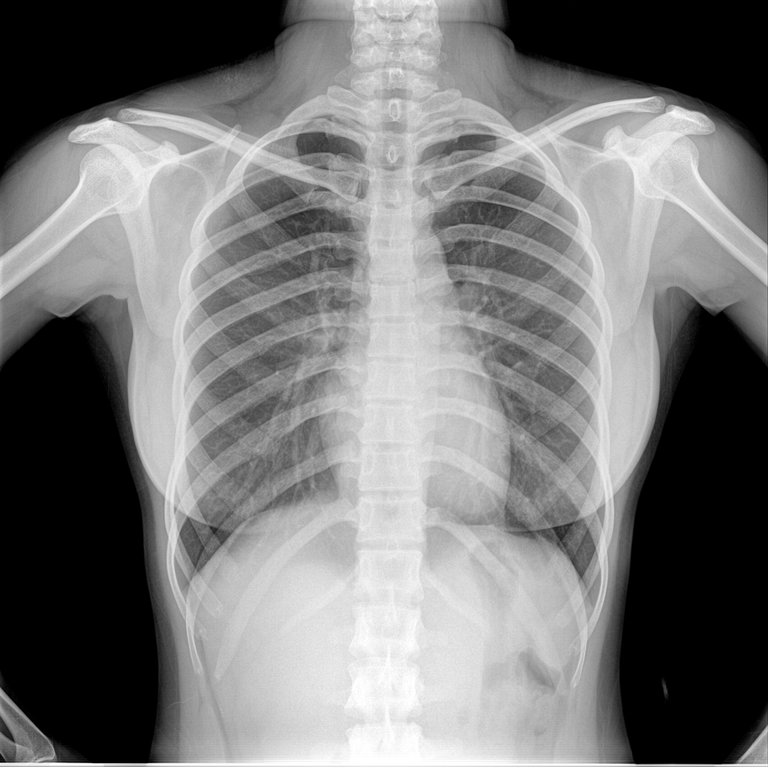
#> input picture images/xray.jpg, 768 x 768 px
$ python main.py
#> lines starting #> are read from the running program, lines starting #| are printed output that depends on the picture
#> in main, image is the input picture: PIL image 768x768 L; min 0, max 255, mean 120
import numpy as np
import matplotlib.pyplot as plt
import os
from PIL import Image

# Tạo thư mục lưu kết quả nếu chưa có
if not os.path.exists('output'):
    os.makedirs('output')


def negative_image(image):
    """
    Tạo ảnh âm tính bằng công thức:
    negative_image = 255 - original_image
    """
    return 255 - image
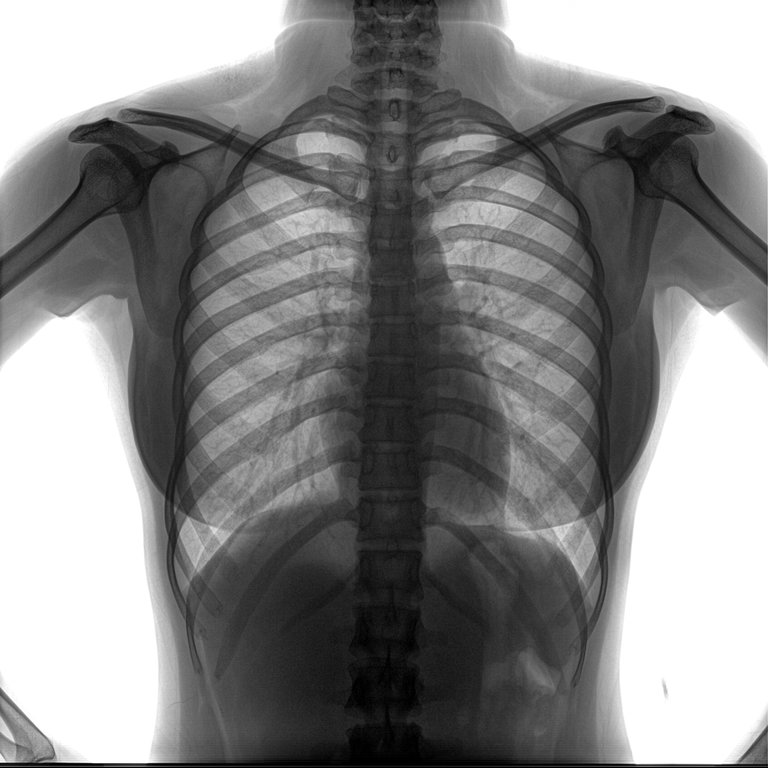
#> returned value: shape (768, 768); min 0, max 255, mean 135


def increase_contrast(image, alpha=2.0, beta=0):
    """
    Tăng độ tương phản sử dụng công thức tuyến tính:
    new_image = alpha * old_image + beta
    Trong đó:
    - alpha là hệ số tăng cường độ tương phản (mặc định là 2.0)
    - beta là độ dịch (mặc định là 0, không thay đổi độ sáng)
    """
#> called with alpha = 2, beta = 0
    contrast_image = alpha * image + beta  # Tăng cường độ tương phản
    # Giới hạn giá trị pixel từ 0 đến 255
    contrast_image = np.clip(contrast_image, 0, 255).astype(np.uint8)
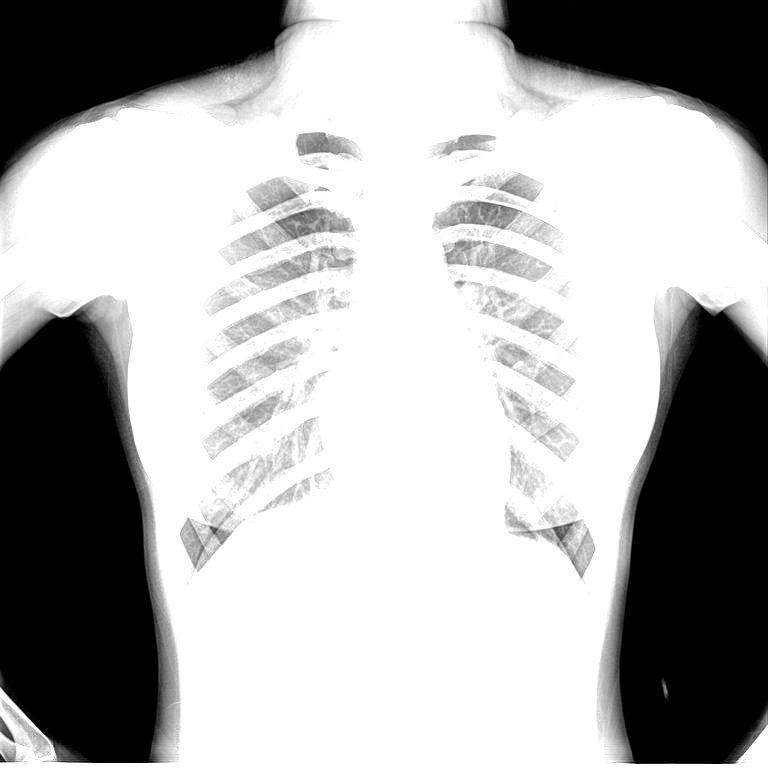
#> contrast_image: shape (768, 768); min 0, max 255, mean 174.5
    return contrast_image


def log_transform(image):
    """
    Biến đổi log sử dụng công thức:
    new_image = c * log(1 + old_image)
    Trong đó:
    - c là hằng số tỉ lệ, c = 255 / log(1 + max(old_image))
    """
    c = 255 / np.log(1 + np.max(image))  # Tính hằng số c dựa trên giá trị lớn nhất của ảnh
#> c = 45.99
    log_image = c * np.log(1 + image)  # Biến đổi log
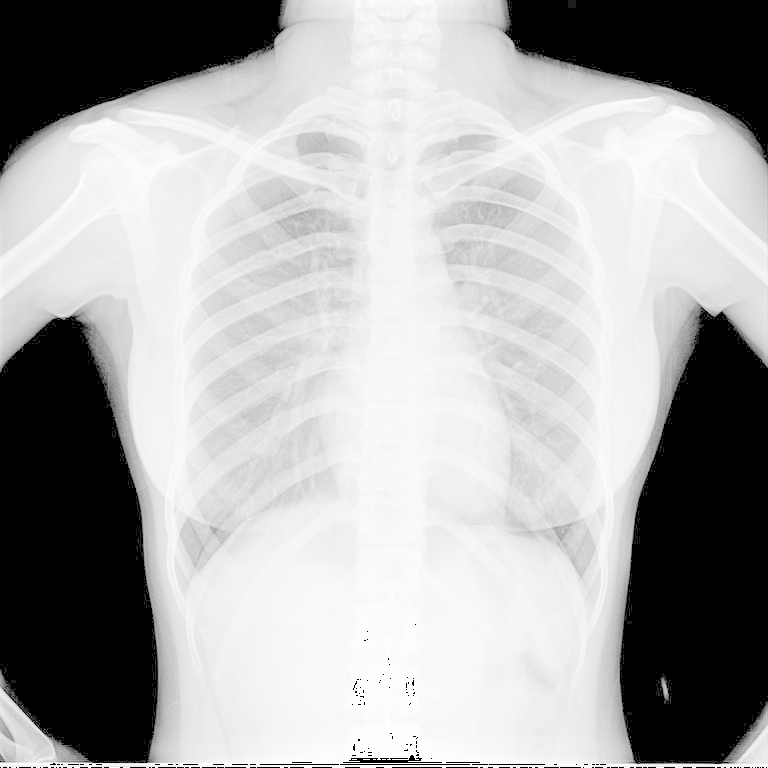
#> log_image: shape (768, 768) float16; 0.25% of the values are NaN or infinite; the others: min 0, max 255, mean 170.1; drawn with min black, max white, NaN and infinite black
    return np.array(log_image, dtype=np.uint8)  # Trả về ảnh sau khi biến đổi


def histogram_equalization(image):
    """
    Cân bằng Histogram bằng công thức thủ công:
    1. Tính histogram của ảnh gốc.
    2. Tính hàm phân phối tích lũy (CDF).
    3. Chuẩn hóa CDF và ánh xạ lại các pixel theo CDF.
    """
    # Tính histogram
    hist, bins = np.histogram(image.flatten(), 256, [0, 256])
#> hist = 256 values, max 151838 at index 0, min 233 at index 15, mean 2304; bins = 257 values from 0 to 256
    # Tính hàm phân phối tích lũy (CDF)
    cdf = hist.cumsum()
#> cdf = 256 values from 151838 to 589824
    # Chuẩn hóa CDF
    cdf_normalized = cdf * 255 / cdf[-1]
#> cdf_normalized = 256 values from 65.64 to 255
    # Ánh xạ các giá trị pixel dựa trên CDF đã chuẩn hóa
    equalized_image = cdf_normalized[image.flatten()].reshape(image.shape).astype(np.uint8)
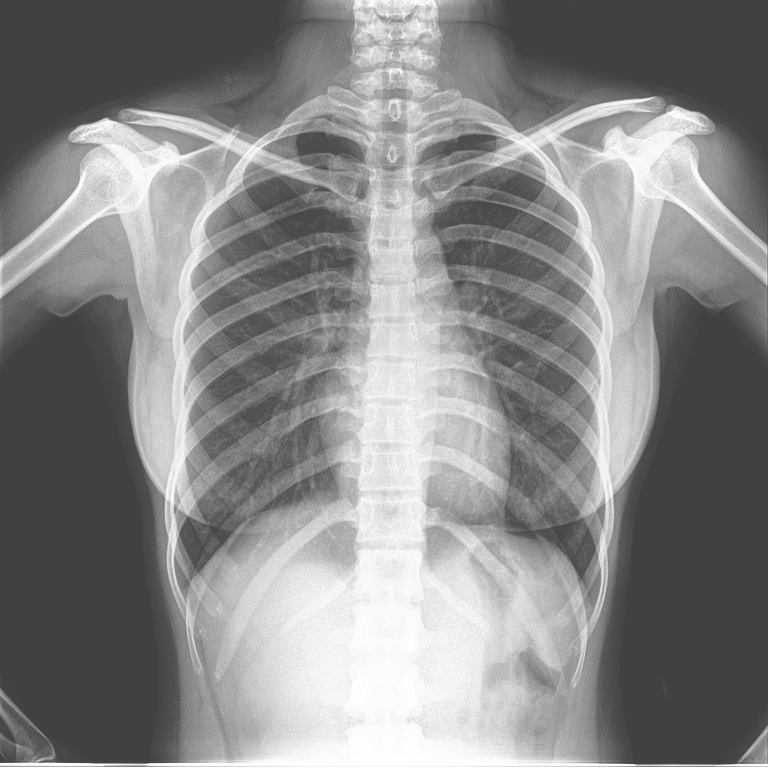
#> equalized_image: shape (768, 768); min 65, max 255, mean 135.8
    return equalized_image


def display_images(original, negative, contrast, log, histogram):
    """
    Hiển thị ảnh gốc và các ảnh đã xử lý
    """
    images = [original, negative, contrast, log, histogram]
    titles = ['Original', 'Negative', 'Increased Contrast', 'Log Transform', 'Histogram Equalization']

    plt.figure(figsize=(10, 10))
    for i in range(5):
        plt.subplot(2, 3, i + 1)
        plt.imshow(images[i], cmap='gray')
        plt.title(titles[i])
        plt.axis('off')
    plt.tight_layout()
    plt.show()


def save_images(output_dir, original, negative, contrast, log, histogram):
    """
    Lưu các ảnh đã xử lý vào thư mục đầu ra
    """
    Image.fromarray(original).save(os.path.join(output_dir, 'original.jpg'))
    Image.fromarray(negative).save(os.path.join(output_dir, 'negative.jpg'))
    Image.fromarray(contrast).save(os.path.join(output_dir, 'contrast.jpg'))
    Image.fromarray(log).save(os.path.join(output_dir, 'log_transform.jpg'))
    Image.fromarray(histogram).save(os.path.join(output_dir, 'histogram_equalization.jpg'))


def main():
    # Đọc ảnh X-quang dưới dạng ảnh xám
    image = Image.open('images/xray.jpg').convert('L')
    image = np.array(image)

    # 1. Tạo ảnh âm tính
    negative = negative_image(image)

    # 2. Tăng độ tương phản
    contrast = increase_contrast(image)

    # 3. Biến đổi log
    log = log_transform(image)

    # 4. Cân bằng histogram
    histogram = histogram_equalization(image)

    # Hiển thị các ảnh đã xử lý
    display_images(image, negative, contrast, log, histogram)

    # Lưu các ảnh đã xử lý
    save_images('output', image, negative, contrast, log, histogram)


if __name__ == "__main__":
    main()
